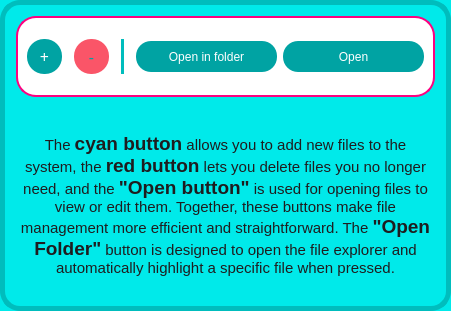
               <widget class="QFrame" name="frame_30">
                <property name="minimumSize">
                 <size>
                  <width>451</width>
                  <height>311</height>
                 </size>
                </property>
                <property name="styleSheet">
                 <string notr="true">background-color: rgb(0, 234, 234);
border-radius: 20px;
border: 5px solid rgb(0, 189, 189)
</string>
                </property>
                <property name="frameShape">
                 <enum>QFrame::StyledPanel</enum>
                </property>
                <property name="frameShadow">
                 <enum>QFrame::Raised</enum>
                </property>
                <layout class="QGridLayout" name="gridLayout_26">
                 <item row="0" column="0">
                  <widget class="QFrame" name="frame_31">
                   <property name="sizePolicy">
                    <sizepolicy hsizetype="MinimumExpanding" vsizetype="Fixed">
                     <horstretch>0</horstretch>
                     <verstretch>0</verstretch>
                    </sizepolicy>
                   </property>
                   <property name="minimumSize">
                    <size>
                     <width>301</width>
                     <height>81</height>
                    </size>
                   </property>
                   <property name="maximumSize">
                    <size>
                     <width>16777215</width>
                     <height>16777215</height>
                    </size>
                   </property>
                   <property name="styleSheet">
                    <string notr="true">background-color: rgb(255, 255, 255);
border-radius: 20px;
border: 2px solid  rgb(252, 2, 128);</string>
                   </property>
                   <property name="frameShape">
                    <enum>QFrame::StyledPanel</enum>
                   </property>
                   <property name="frameShadow">
                    <enum>QFrame::Raised</enum>
                   </property>
                   <layout class="QGridLayout" name="gridLayout_22">
                    <item row="0" column="2">
                     <widget class="QPushButton" name="fm_del_btn_2">
                      <property name="sizePolicy">
                       <sizepolicy hsizetype="Fixed" vsizetype="Fixed">
                        <horstretch>0</horstretch>
                        <verstretch>0</verstretch>
                       </sizepolicy>
                      </property>
                      <property name="minimumSize">
                       <size>
                        <width>35</width>
                        <height>35</height>
                       </size>
                      </property>
                      <property name="font">
                       <font>
                        <family>Arial Black</family>
                        <pointsize>12</pointsize>
                       </font>
                      </property>
                      <property name="styleSheet">
                       <string notr="true">QPushButton {
background-color: rgb(250, 85, 104);
	color:  rgb(0, 163, 163);
border-radius: 17px;
border: none;
}

QPushButton:hover {
background-color: rgb(0, 212, 212);
}

QPushButton:pressed {
background-color:  rgb(0, 163, 163);
}</string>
                      </property>
                      <property name="text">
                       <string>-</string>
                      </property>
                     </widget>
                    </item>
                    <item row="0" column="0">
                     <widget class="QPushButton" name="fm_add_btn_2">
                      <property name="sizePolicy">
                       <sizepolicy hsizetype="Fixed" vsizetype="Fixed">
                        <horstretch>0</horstretch>
                        <verstretch>0</verstretch>
                       </sizepolicy>
                      </property>
                      <property name="minimumSize">
                       <size>
                        <width>35</width>
                        <height>35</height>
                       </size>
                      </property>
                      <property name="font">
                       <font>
                        <family>Arial Black</family>
                        <pointsize>12</pointsize>
                       </font>
                      </property>
                      <property name="styleSheet">
                       <string notr="true">QPushButton {
background-color:  rgb(0, 163, 163);
color: rgb(255, 255, 255);
border-radius: 17px;
border: none;
}

QPushButton:hover {
background-color: rgb(255, 255, 255);
color: rgb(0, 163, 163);
}

QPushButton:pressed {
background-color:  rgb(0, 163, 163);
}</string>
                      </property>
                      <property name="text">
                       <string>+</string>
                      </property>
                     </widget>
                    </item>
                    <item row="0" column="1">
                     <spacer name="horizontalSpacer_6">
                      <property name="orientation">
                       <enum>Qt::Horizontal</enum>
                      </property>
                      <property name="sizeType">
                       <enum>QSizePolicy::Fixed</enum>
                      </property>
                      <property name="sizeHint" stdset="0">
                       <size>
                        <width>6</width>
                        <height>20</height>
                       </size>
                      </property>
                     </spacer>
                    </item>
                    <item row="0" column="5">
                     <spacer name="horizontalSpacer_41">
                      <property name="orientation">
                       <enum>Qt::Horizontal</enum>
                      </property>
                      <property name="sizeType">
                       <enum>QSizePolicy::Fixed</enum>
                      </property>
                      <property name="sizeHint" stdset="0">
                       <size>
                        <width>6</width>
                        <height>20</height>
                       </size>
                      </property>
                     </spacer>
                    </item>
                    <item row="0" column="4">
                     <widget class="Line" name="line_9">
                      <property name="styleSheet">
                       <string notr="true">border-color: rgb(0, 189, 189)</string>
                      </property>
                      <property name="orientation">
                       <enum>Qt::Vertical</enum>
                      </property>
                     </widget>
                    </item>
                    <item row="0" column="6">
                     <widget class="QPushButton" name="fm_openfolder_btn_2">
                      <property name="sizePolicy">
                       <sizepolicy hsizetype="Expanding" vsizetype="Fixed">
                        <horstretch>0</horstretch>
                        <verstretch>0</verstretch>
                       </sizepolicy>
                      </property>
                      <property name="minimumSize">
                       <size>
                        <width>120</width>
                        <height>31</height>
                       </size>
                      </property>
                      <property name="styleSheet">
                       <string notr="true">QPushButton {
background-color:  rgb(0, 163, 163);
color: rgb(255, 255, 255);
border-radius: 15px;
border: none;
font: 87 10pt &quot;Arial Black&quot;;
}

QPushButton:hover {background-color: rgb(255, 255, 255);
color:  rgb(0, 163, 163);
border-radius: 15px;
border: none;
}

QPushButton:pressed {
background-color:  rgb(0, 163, 163);
}
</string>
                      </property>
                      <property name="text">
                       <string>Open in folder</string>
                      </property>
                     </widget>
                    </item>
                    <item row="0" column="3">
                     <spacer name="horizontalSpacer_40">
                      <property name="orientation">
                       <enum>Qt::Horizontal</enum>
                      </property>
                      <property name="sizeType">
                       <enum>QSizePolicy::Fixed</enum>
                      </property>
                      <property name="sizeHint" stdset="0">
                       <size>
                        <width>6</width>
                        <height>20</height>
                       </size>
                      </property>
                     </spacer>
                    </item>
                    <item row="0" column="7">
                     <widget class="QPushButton" name="fm_open_btn_2">
                      <property name="sizePolicy">
                       <sizepolicy hsizetype="Expanding" vsizetype="Fixed">
                        <horstretch>0</horstretch>
                        <verstretch>0</verstretch>
                       </sizepolicy>
                      </property>
                      <property name="minimumSize">
                       <size>
                        <width>80</width>
                        <height>31</height>
                       </size>
                      </property>
                      <property name="styleSheet">
                       <string notr="true">QPushButton {
background-color:  rgb(0, 163, 163);
color: rgb(255, 255, 255);
border-radius: 15px;
border: none;
font: 87 10pt &quot;Arial Black&quot;;
}

QPushButton:hover {background-color: rgb(255, 255, 255);
color:  rgb(0, 163, 163);
border-radius: 15px;
border: none;
}

QPushButton:pressed {
background-color:  rgb(0, 163, 163);
}
</string>
                      </property>
                      <property name="text">
                       <string>Open</string>
                      </property>
                     </widget>
                    </item>
                   </layout>
                  </widget>
                 </item>
                 <item row="1" column="0">
                  <widget class="QTextBrowser" name="textBrowser">
                   <property name="minimumSize">
                    <size>
                     <width>401</width>
                     <height>48</height>
                    </size>
                   </property>
                   <property name="styleSheet">
                    <string notr="true">border: none;</string>
                   </property>
                   <property name="html">
                    <string>&lt;!DOCTYPE HTML PUBLIC &quot;-//W3C//DTD HTML 4.0//EN&quot; &quot;http://www.w3.org/TR/REC-html40/strict.dtd&quot;&gt;
&lt;html&gt;&lt;head&gt;&lt;meta name=&quot;qrichtext&quot; content=&quot;1&quot; /&gt;&lt;style type=&quot;text/css&quot;&gt;
p, li { white-space: pre-wrap; }
&lt;/style&gt;&lt;/head&gt;&lt;body style=&quot; font-family:'MS Shell Dlg 2'; font-size:8.25pt; font-weight:400; font-style:normal;&quot;&gt;
&lt;p align=&quot;center&quot; style=&quot;-qt-paragraph-type:empty; margin-top:12px; margin-bottom:12px; margin-left:0px; margin-right:0px; -qt-block-indent:0; text-indent:0px;&quot;&gt;&lt;br /&gt;&lt;/p&gt;
&lt;p align=&quot;center&quot; style=&quot; margin-top:12px; margin-bottom:12px; margin-left:0px; margin-right:0px; -qt-block-indent:0; text-indent:0px;&quot;&gt;&lt;span style=&quot; font-family:'Courier New'; font-size:11pt; color:#1e1d1f;&quot;&gt;The &lt;/span&gt;&lt;span style=&quot; font-family:'Courier New'; font-size:14pt; font-weight:600; color:#1e1d1f;&quot;&gt;cyan button&lt;/span&gt;&lt;span style=&quot; font-family:'Courier New'; font-size:11pt; color:#1e1d1f;&quot;&gt; allows you to add new files to the system, the &lt;/span&gt;&lt;span style=&quot; font-family:'Courier New'; font-size:14pt; font-weight:600; color:#1e1d1f;&quot;&gt;red button&lt;/span&gt;&lt;span style=&quot; font-family:'Courier New'; font-size:11pt; color:#1e1d1f;&quot;&gt; lets you delete files you no longer need, and the &lt;/span&gt;&lt;span style=&quot; font-family:'Courier New'; font-size:14pt; font-weight:600; color:#1e1d1f;&quot;&gt;&amp;quot;Open button&amp;quot;&lt;/span&gt;&lt;span style=&quot; font-family:'Courier New'; font-size:11pt; color:#1e1d1f;&quot;&gt; is used for opening files to view or edit them. Together, these buttons make file management more efficient and straightforward. The &lt;/span&gt;&lt;span style=&quot; font-family:'Courier New'; font-size:14pt; font-weight:600; color:#1e1d1f;&quot;&gt;&amp;quot;Open Folder&amp;quot;&lt;/span&gt;&lt;span style=&quot; font-family:'Courier New'; font-size:11pt; color:#1e1d1f;&quot;&gt; button is designed to open the file explorer and automatically highlight a specific file when pressed.&lt;/span&gt;&lt;/p&gt;&lt;/body&gt;&lt;/html&gt;</string>
                   </property>
                  </widget>
                 </item>
                </layout>
               </widget>
